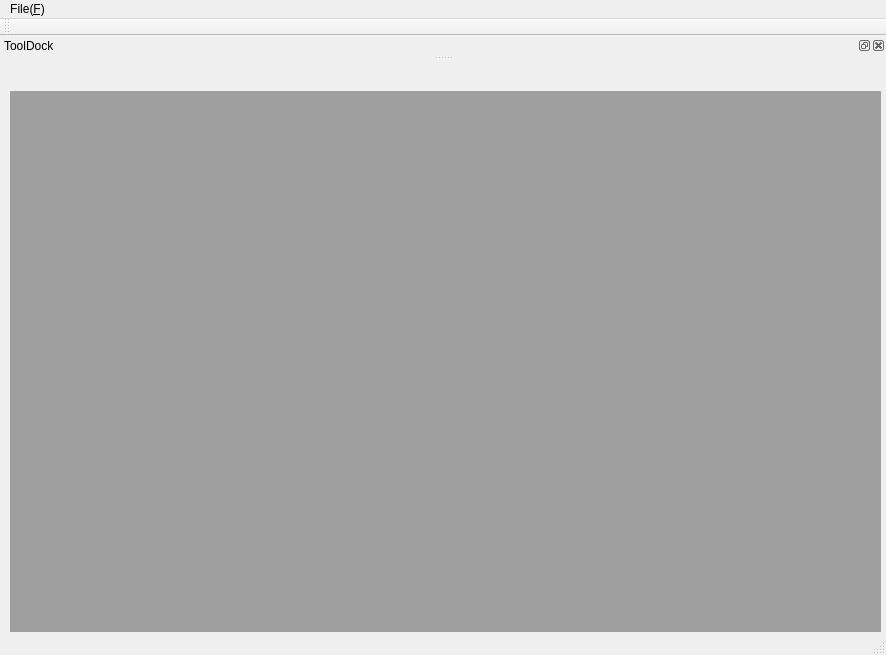
<?xml version="1.0" encoding="UTF-8"?>
<ui version="4.0">
 <class>MainMenu</class>
 <widget class="QMainWindow" name="MainMenu">
  <property name="geometry">
   <rect>
    <x>0</x>
    <y>0</y>
    <width>886</width>
    <height>655</height>
   </rect>
  </property>
  <property name="windowTitle">
   <string>MainMenu</string>
  </property>
  <widget class="QWidget" name="centralwidget">
   <widget class="QMdiArea" name="mdiArea">
    <property name="geometry">
     <rect>
      <x>10</x>
      <y>30</y>
      <width>871</width>
      <height>541</height>
     </rect>
    </property>
   </widget>
  </widget>
  <widget class="QMenuBar" name="menubar">
   <property name="geometry">
    <rect>
     <x>0</x>
     <y>0</y>
     <width>886</width>
     <height>25</height>
    </rect>
   </property>
   <widget class="QMenu" name="menuFile_F">
    <property name="title">
     <string>File(&amp;F)</string>
    </property>
    <addaction name="actionNew_N"/>
    <addaction name="actionDock_D"/>
   </widget>
   <addaction name="menuFile_F"/>
  </widget>
  <widget class="QStatusBar" name="statusbar"/>
  <widget class="QDockWidget" name="dock1">
   <property name="windowTitle">
    <string>ToolDock</string>
   </property>
   <attribute name="dockWidgetArea">
    <number>4</number>
   </attribute>
   <widget class="QWidget" name="dockWidgetContents_2"/>
  </widget>
  <widget class="QToolBar" name="toolBar">
   <property name="windowTitle">
    <string>toolBar</string>
   </property>
   <attribute name="toolBarArea">
    <enum>TopToolBarArea</enum>
   </attribute>
   <attribute name="toolBarBreak">
    <bool>false</bool>
   </attribute>
  </widget>
  <action name="actionNew_N">
   <property name="icon">
    <iconset resource="res.qrc">
     <normaloff>:/res/newFile.png</normaloff>:/res/newFile.png</iconset>
   </property>
   <property name="text">
    <string>New(&amp;N)</string>
   </property>
  </action>
  <action name="actionDock_D">
   <property name="icon">
    <iconset resource="res.qrc">
     <normaloff>:/res/dock.png</normaloff>:/res/dock.png</iconset>
   </property>
   <property name="text">
    <string>Dock(&amp;D)</string>
   </property>
  </action>
 </widget>
 <resources>
  <include location="res.qrc"/>
 </resources>
 <connections/>
</ui>
